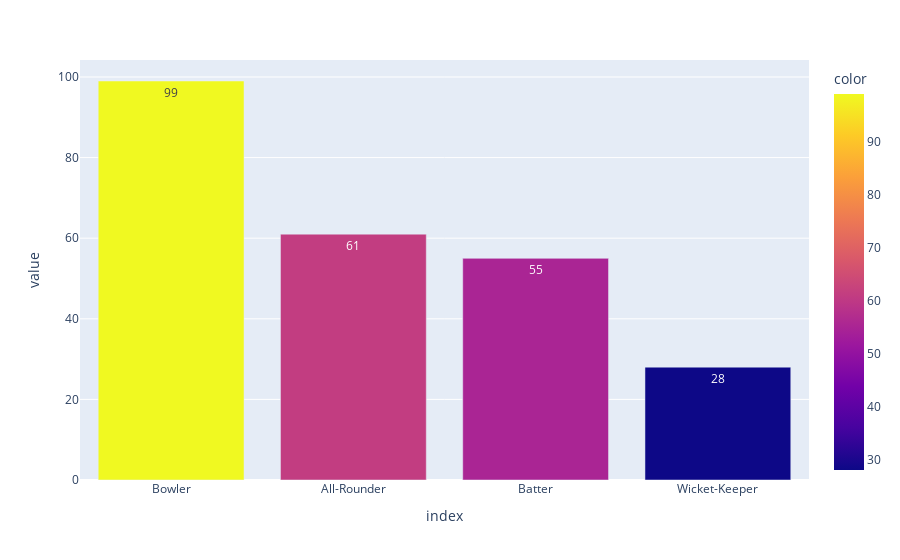

Notebook code cell kept with this figure:
### Code cell
px.bar(Typecount,color=Typecount,text_auto='True')

### Figure 1 — Plotly figure (JSON) as saved in the notebook; plotly's stock layout.template omitted (floating-point values rounded to 4 significant figures)
{"data": [{"alignmentgroup": "True", "hovertemplate": "index=%{x}<br>value=%{y}<br>color=%{marker.color}<extra></extra>", "legendgroup": "", "marker": {"color": [99, 61, 55, 28], "coloraxis": "coloraxis", "pattern": {"shape": ""}}, "name": "", "offsetgroup": "", "orientation": "v", "showlegend": false, "textposition": "auto", "texttemplate": "%{y:True}", "type": "bar", "x": ["Bowler", "All-Rounder", "Batter", "Wicket-Keeper"], "xaxis": "x", "y": [99, 61, 55, 28], "yaxis": "y"}], "layout": {"barmode": "relative", "coloraxis": {"colorbar": {"title": {"text": "color"}}, "colorscale": [[0, "#0d0887"], [0.1111, "#46039f"], [0.2222, "#7201a8"], [0.3333, "#9c179e"], [0.4444, "#bd3786"], [0.5556, "#d8576b"], [0.6667, "#ed7953"], [0.7778, "#fb9f3a"], [0.8889, "#fdca26"], [1, "#f0f921"]]}, "legend": {"tracegroupgap": 0}, "margin": {"t": 60}, "xaxis": {"anchor": "y", "domain": [0, 1], "title": {"text": "index"}}, "yaxis": {"anchor": "x", "domain": [0, 1], "title": {"text": "value"}}}}
